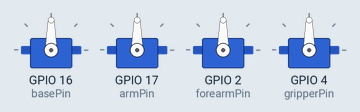
Recording of a sketch running on a simulated ESP32. Shown: 4 × servo.

Above: at 0.0 s.
At 7.0 s:
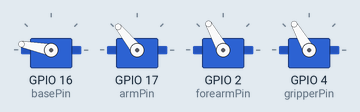
At 10.0 s:
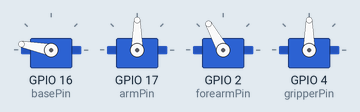
At 18.1 s:
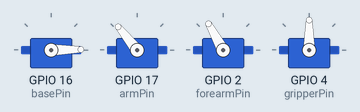
At 29.9 s:
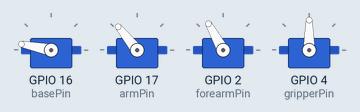
At 39.0 s:
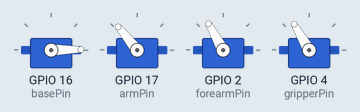
Timing chart, 0 to 40.0 s (numbered marks = the images above):
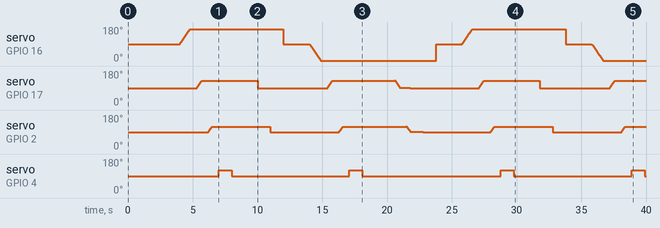

Measured:
- by itself, servo on GPIO 4 (gripperPin): 90° → 120° at 7.0 s, → 90° 1.0 s later, → 120° 9.1 s later, → 90° 1.0 s later, … (8 changes in this stretch)

The sketch:

Big_House.ino
```cpp
/*
  Keyestudio ESP32 Robot Arm
  9-3-3 tutorial code
  Function: joystick control the robot arm
  http://www.keyestudio.com
*/
#include "ESP32Servo.h"
Servo base;  // create servo object to control a servo
Servo arm;
Servo forearm;
Servo gripper;
//set servo control pins
#define basePin 16
#define armPin 17
#define forearmPin 2
#define gripperPin 4
//set left joystick pins
#define left_B 12
#define left_X 13
#define left_Y 15
//set right joystick pins
#define right_B 25
#define right_X 33
#define right_Y 32
int left_B_data, left_Y_data, left_X_data, right_B_data, right_X_data, right_Y_data;
//servo
int baseAngle = 90;     // Initialize bottom servo angle
int armAngle = 90;       // Initialize upper arm servo angle
int forearmAngle = 90;  // Initialize forearm servo angle
int gripperAngle = 90;  // Initialize claw servo angle

void setup() {
  // put your setup code here, to run once:
  Serial.begin(9600);

  base.setPeriodHertz(30);
  arm.setPeriodHertz(30);
  forearm.setPeriodHertz(30);

  pinMode(left_B, INPUT);
  pinMode(left_X, INPUT);
  pinMode(left_Y, INPUT);
  pinMode(right_B, INPUT);
  pinMode(right_X, INPUT);
  pinMode(right_Y, INPUT);

  base.attach(basePin);  // attaches the servo on pin 16 to the servo object
  arm.attach(armPin);
  forearm.attach(forearmPin);
  gripper.attach(gripperPin);

  base.write(90);
  arm.write(armAngle);
  forearm.write(forearmAngle);
  gripper.write(gripperAngle);
}

void loop() {
  // put your main code here, to run repeatedly:
  /*left_B_data = digitalRead(left_B);
  left_X_data = analogRead(left_X);
  left_Y_data = analogRead(left_Y);

  right_B_data = digitalRead(right_B);
  right_X_data = analogRead(right_X);
  right_Y_data = analogRead(right_Y);

  baseControl();
  armControl();
  forearmControl();
  gripperControl();*/

  automatizado();
}

void automatizado(){
  recorrido2();
  recorrido3();
  recorrido2();
  recorrido1();
  recorrido2_1();
}

void recorrido1(){
  for(int i=90;i>0;i--){
    base.write(i);
    delay(10);
  }
  delay(500);
  for(int i=90;i<130;i++){
    arm.write(i);
    delay(10);
  }
  delay(500);
  for(int i=90;i<120;i++){
    forearm.write(i);
    delay(10);
  }
  delay(500);
  gripper.write(120);
  delay(1000);
  gripper.write(90);
  delay(2000);
}

void recorrido2(){
  arm.write(90);
  delay(1000);
  forearm.write(90);
  delay(1000);
  base.write(90);
  delay(2000);
}

void recorrido2_1(){
  for(int i=0;i>90;i++){
    base.write(i);
    delay(10);
  }
  delay(500);
  for(int i=130;i>90;i--){
    arm.write(i);
    delay(10);
  }
  delay(500);
  for(int i=120;i>90;i--){
    forearm.write(i);
    delay(10);
  }
}

void recorrido2_3(){
  for(int i=0;i>90;i++){
    base.write(i);
    delay(10);
  }
  delay(500);
  for(int i=130;i>90;i--){
    arm.write(i);
    delay(10);
  }
  delay(500);
  for(int i=120;i>90;i--){
    forearm.write(i);
    delay(10);
  }
}

void recorrido3(){
  for(int i=90;i<170;i++){
    base.write(i);
    delay(10);
  }
  delay(500);
  for(int i=90;i<130;i++){
    arm.write(i);
    delay(10);
  }
  delay(500);
  for(int i=90;i<120;i++){
    forearm.write(i);
    delay(10);
  }
  delay(500);
  gripper.write(120);
  delay(1000);
  gripper.write(90);
  delay(2000);
}

//control base
void baseControl() {
  if (left_X_data > 3000) {
    while (analogRead(left_X) > 3000) {
      base.write(baseAngle++);
      if (baseAngle >= 180) baseAngle = 180;
      delay(10);
    }
  } else if (left_X_data < 20) {
    while (analogRead(left_X) < 20) {
      base.write(baseAngle--);
      if (baseAngle <= 0) baseAngle = 0;
      delay(10);
    }
  }
}

//control upper arm
void armControl() {
  if (left_Y_data > 3000) {
    while (analogRead(left_Y) > 3000) {
      arm.write(armAngle++);
      if (armAngle >= 180) armAngle = 180;
      delay(10);
    }
  } else if (left_Y_data < 20) {
    while (analogRead(left_Y) < 20) {
      arm.write(armAngle--);
      if (armAngle <= 80) armAngle = 80;
      delay(10);
    }
  }
}

//control forearm
void forearmControl() {
  if (right_Y_data < 20) {
    while (analogRead(right_Y) < 20) {
      forearm.write(forearmAngle++);
      if (forearmAngle >= 200) forearmAngle = 200;
      delay(10);
    }
  } else if (right_Y_data > 3000) {
    while (analogRead(right_Y) > 3000) {
      forearm.write(forearmAngle--);
      if (forearmAngle <= 30) forearmAngle = 30;
      delay(10);
    }
  }
}

//control claw
void gripperControl() {
  if (right_X_data > 3000) {
    while (analogRead(right_X) > 3000) {
      gripper.write(gripperAngle++);
      if (gripperAngle >= 150) gripperAngle = 150;
      delay(10);
      // gripper.write(180);
    }
  } else if (right_X_data < 20) {
    while (analogRead(right_X) < 20) {
      // gripper.write(80);
      gripper.write(gripperAngle--);
      if (gripperAngle <= 90) gripperAngle = 90;
      delay(10);
    }
  }
}
```
